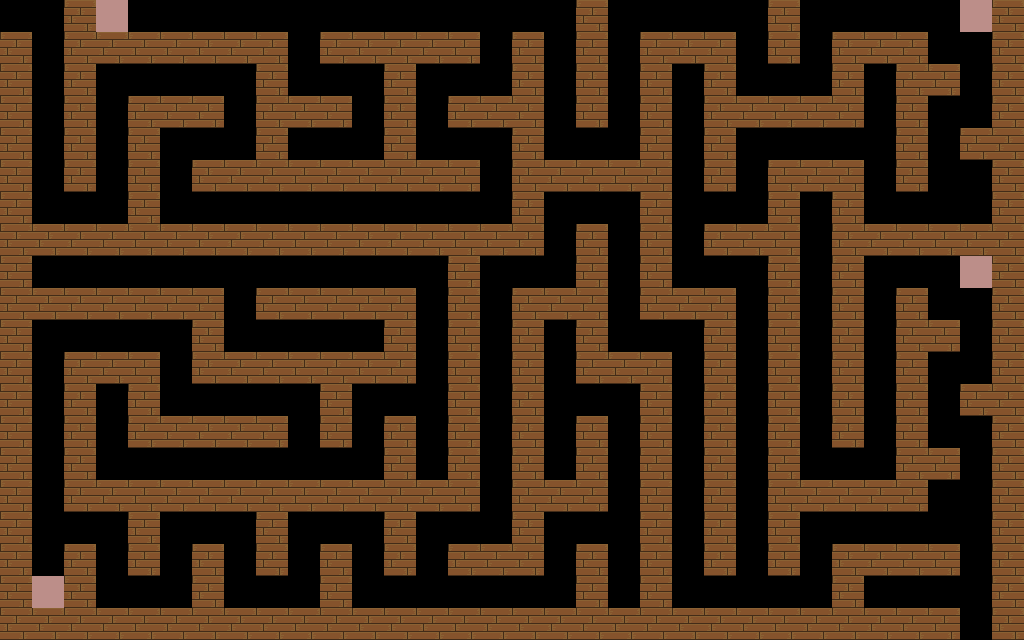

Rendered tile map (Tiled .tmx) drawn with the repository's tilesets; below, a short description and the map source with its tile grids summarised:
An orthogonal 32x20 tile map with 32x32 px tiles, 1 tile layer (mainLayer).

<map version="1.2" tiledversion="1.3.3" orientation="orthogonal" renderorder="right-down" width="32" height="20" tilewidth="32" tileheight="32" infinite="0" nextlayerid="2" nextobjectid="1">
 <tileset firstgid="1" name="ak's_assets_0" tilewidth="32" tileheight="32" tilecount="504" columns="24">
  <image source="ak's_assets_0.png" width="768" height="672" />
 </tileset>
 <layer id="1" name="mainLayer" width="32" height="20">
  <data>[640 cells, 331 non-empty, 2 distinct tile ids]</data>
 </layer>
</map>
